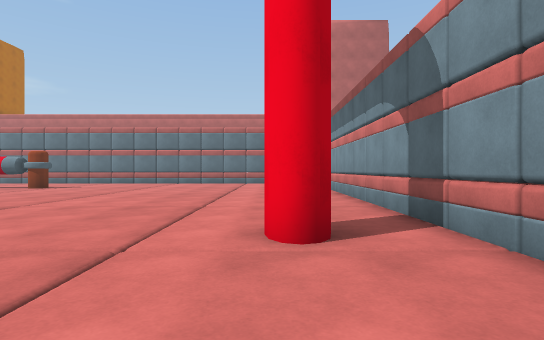
view 1 (above)

16 first-person views from a walk through a Unity game level. The camera is 1.2 m above the floor, looks level and sees 80° across. The floor is counted in squares, 2 m on a side. Each view is taken from the middle of a square. On the plan, view 1 faces up. The plan holds only what a view shows up to about 10 squares ahead; the rest is blank. The place goes on beyond the plan. Some animated figures are left out.

view 2
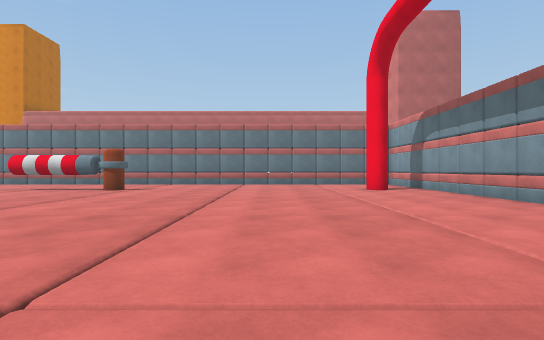

view 3
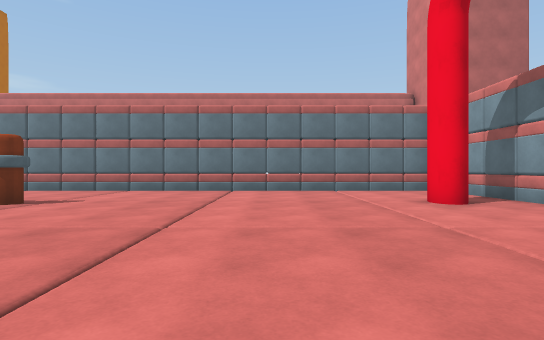

view 4
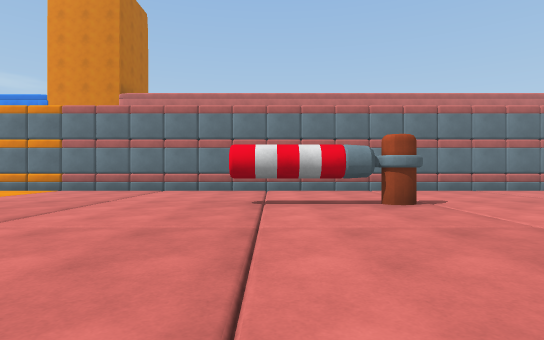

view 5
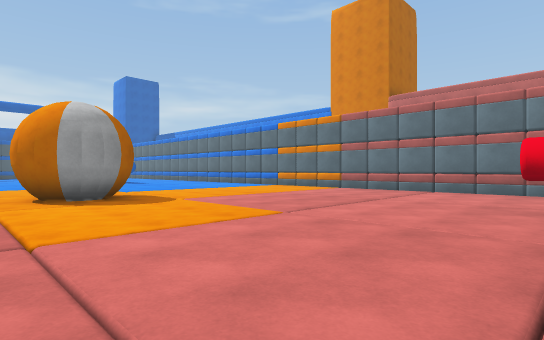

view 6
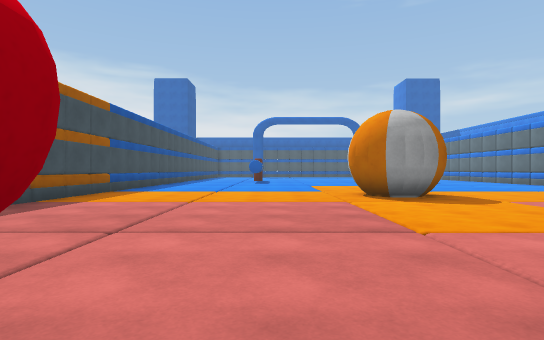

view 7
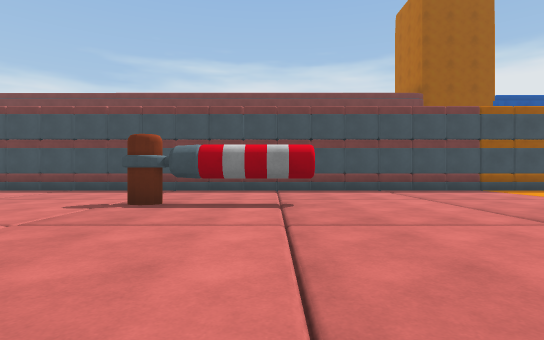

view 8
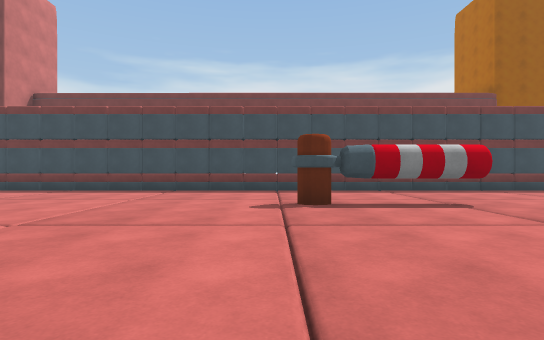

view 9
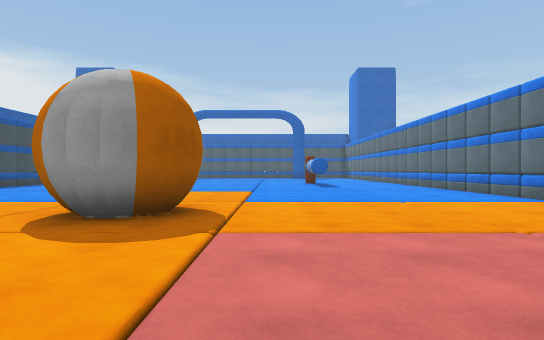

view 10
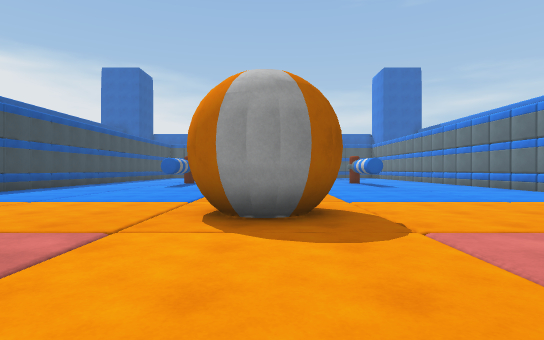

view 11
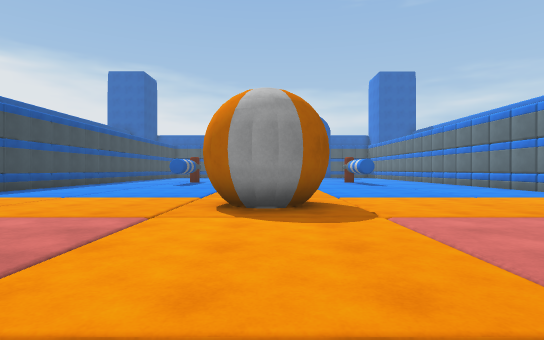

view 12
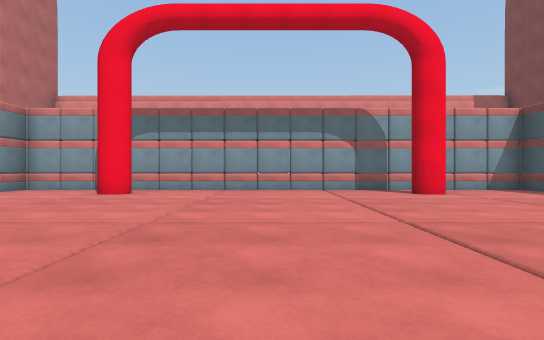

view 13
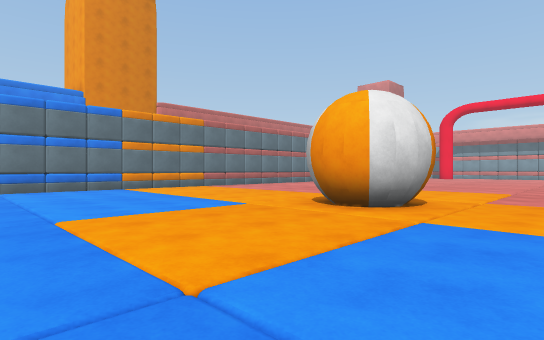

view 14
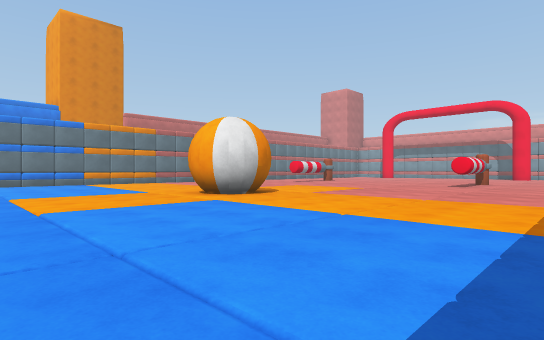

view 15
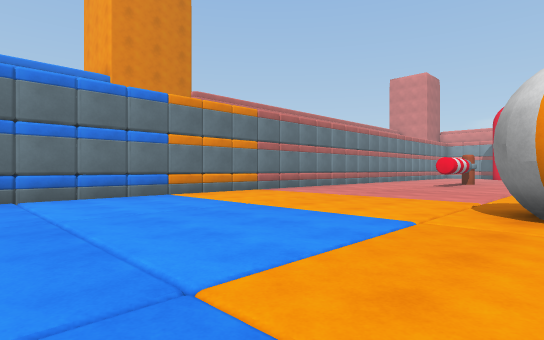

view 16
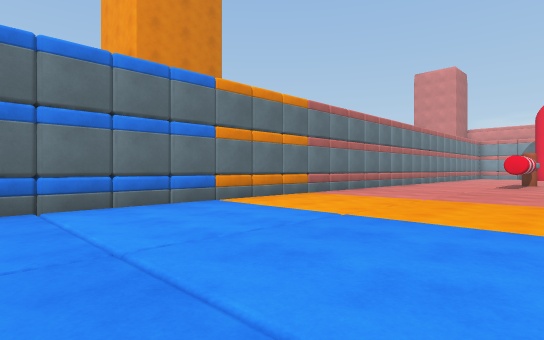

### Floor plan
Key: @ floor where view 1 was taken; # wall or solid block; . floor; B ball; O other object.
Columns run from 23 left of view 1 to 2 right of it. Each row starts with its distance up from view 1.
 15 ##########################
 14 .........................#
 13 .........................#
 12 .........................#
 11 .............OOO.......#.#
 10 .........................#
  9 .........................#
  8 .....B...................#
  7 .....##..................#
  6 .....BB..................#
  5 .........................#
  4 .........................#
  3 .............OOO.......#.#
  2 .........................#
  1 .........................#
  0 .......................@.#
 -1 ##########################

Where each view was taken, in squares from view 1:
view 1: 0 up, 0 right, facing up
view 2: 1 up, 3 left, facing up
view 3: 5 up, 3 left, facing up
view 4: 5 up, 10 left, facing up
view 5: 5 up, 10 left, facing up-left
view 6: 4 up, 10 left, facing left
view 7: 9 up, 10 left, facing down
view 8: 9 up, 7 left, facing down
view 9: 9 up, 13 left, facing left
view 10: 7 up, 13 left, facing left
view 11: 7 up, 12 left, facing left
view 12: 7 up, 8 left, facing right
view 13: 4 up, 23 left, facing up-right
view 14: 0 up, 23 left, facing up-right
view 15: 7 up, 23 left, facing up-right
view 16: 9 up, 23 left, facing up-right
